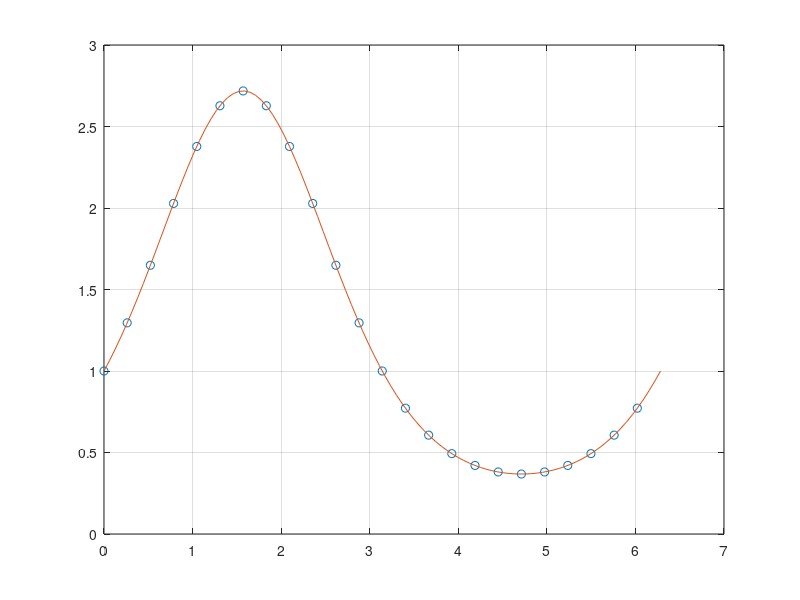

Recreate this plot in MATLAB.
clear all; close all

% Function to approximate
fun = @(x) max(0,1-abs(x-pi)/2); 
fun = @(x) exp(sin(x));

N = 24; 
h = 2*pi/N; 
x = h*(0:N-1)';
v = fun(x);

% Compute DFT using FFT
v_hat = fft(v);
k = [0:N/2, -N/2+1:-1];

% Plot on a finer grid
ng = 100;
xg = linspace(0,2*pi,ng);
fg = exp(1i*xg'*k) * v_hat / N;
fg = real(fg);
plot(x,v,'o',xg,fg,'-')
grid on
